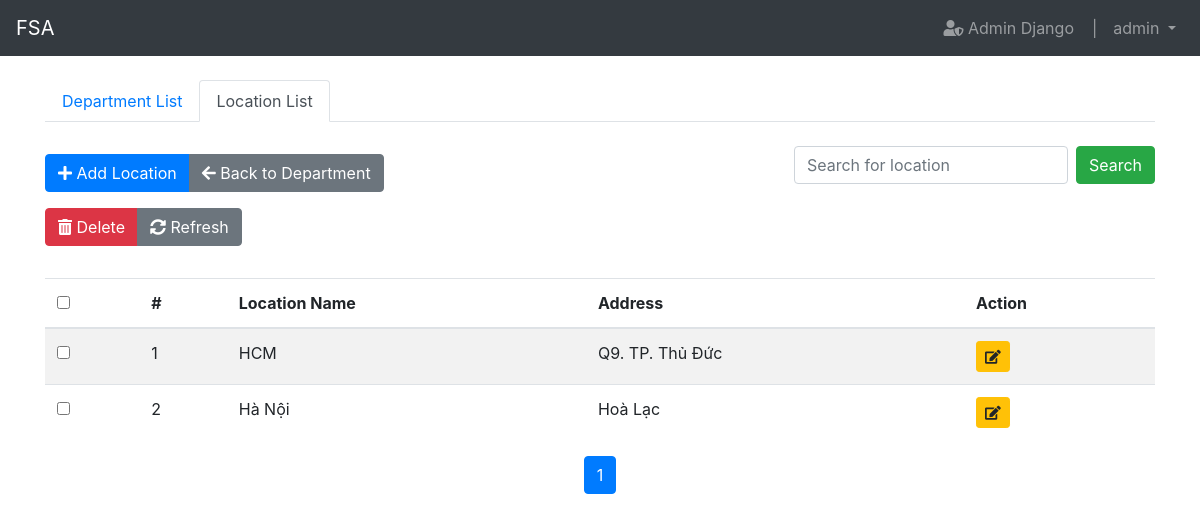
Page /department/locations/ (signed in) on the earlier database version.
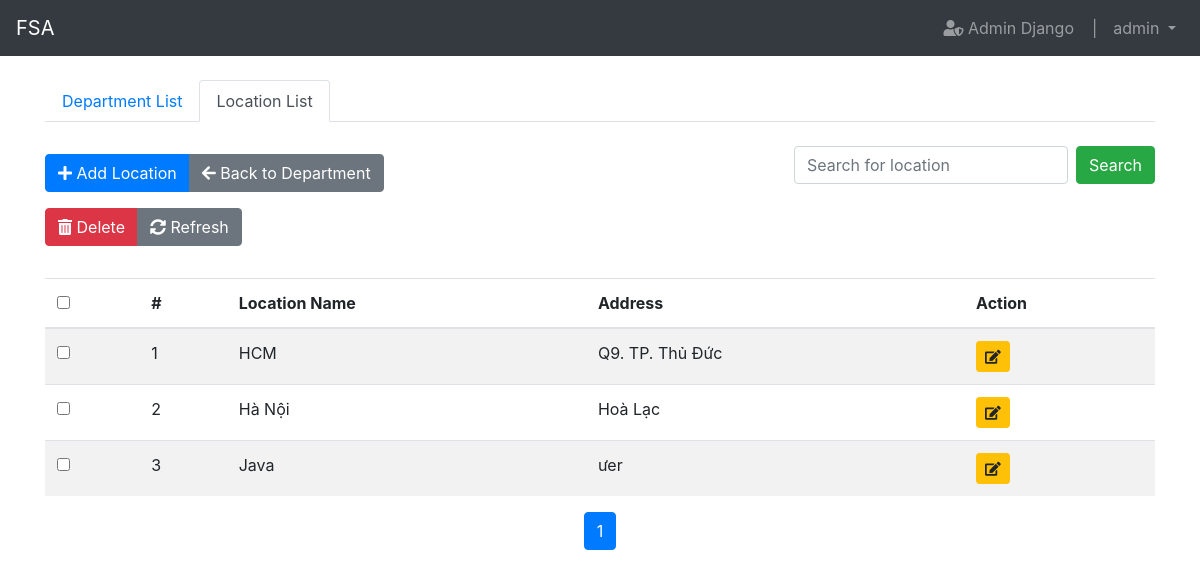
Same page on the later database version.
### user/models.py (models this page shows)
class User(AbstractUser):
    date_joined = models.DateTimeField(auto_now_add=True)
    training_programs = models.ManyToManyField(TrainingProgram)
    modules = models.ManyToManyField(Module, related_name='assigned_users', blank=True)
    groups = models.ManyToManyField(
        Group,
        blank=True,
        help_text='The groups this user belongs to.',
        verbose_name='groups',
        related_name='custom_user_groups',
    )
    user_permissions = models.ManyToManyField(
        Permission,
        blank=True,
        help_text='Specific permissions for this user.',
        verbose_name='user permissions',
        related_name='custom_user_permissions',
    )

### department/models.py (models this page shows, shortened)
class Location(models.Model):
    name = models.CharField(max_length=255)
    address = models.TextField()

### department/views.py (the view)
# urls.py: path('locations/', views.location_list, name='location_list'),
@login_required
def location_list(request):
    query = request.GET.get('search', '')
    locations = Location.objects.filter(name__icontains=query).order_by('name')  # Sắp xếp theo tên
    paginator = Paginator(locations, 5)  # 5 địa điểm mỗi trang
    page_number = request.GET.get('page')
    page_obj = paginator.get_page(page_number)
    return render(request, 'location_list.html', {'page_obj': page_obj, 'query': query})

### user/templatetags/custome_filters.py (called while the page is built)
@register.filter
def multiply(value, arg):
    return value * arg

### department/templates/location_list.html (shortened to what this page needs)
{% extends 'base.html' %}
{% load static %}
{% load custome_filters %}
{% block content %}
<div class="container mt-4">
    <ul class="nav nav-tabs mt-3">
        <li class="nav-item">
            <a class="nav-link" href="{% url 'department:department_list' %}">Department List</a>
        </li>
        <li class="nav-item">
            <a class="nav-link active" href="{% url 'department:location_list' %}">Location List</a>
        </li>
    </ul>
    <div class="mt-3">
        <div class="d-flex justify-content-between align-items-center mb-3">
            <div class="btn-group mt-3">
                <a href="{% url 'department:location_create' %}" class="btn btn-primary" title="Add Location">
                    <i class="fas fa-plus"></i> Add Location
                </a>
                <a href="{% url 'department:department_list' %}" class="btn btn-secondary" title="Back to Department">
                    <i class="fas fa-arrow-left"></i> Back to Department
                </a>
            </div>
            <form method="GET" class="form-inline">
                <input type="text" name="search" class="form-control" placeholder="Search for location" value="{{ query }}">
                <button type="submit" class="btn btn-success ml-2">Search</button>
            </form>
        </div>
        <form id="delete_form" method="POST" action="{% url 'department:location_delete' %}">
            <div class="btn-group mb-3">
                <button type="button" id="delete_button" class="btn btn-danger" title="Delete selected locations">
                    <i class="fas fa-trash-alt"></i> Delete
                </button>
                <a href="{% url 'department:location_list' %}" class="btn btn-secondary" title="Refresh Location List" id="refresh_button">
                    <i class="fas fa-sync-alt"></i> Refresh
                </a>
            </div>
            <table class="table table-striped mt-3">
                <thead>
                    <tr>
                        <th>
                            <input type="checkbox" id="select_all">
                        </th>
                        <th>#</th>
                        <th>Location Name</th>
                        <th>Address</th>
                        <th>Action</th>
                    </tr>
                </thead>
                <tbody>
                    {% if page_obj.object_list %}
                        {% for location in page_obj.object_list %}
                        <tr>
                            <td>
                                <input type="checkbox" name="selected_locations" value="{{ location.pk }}" class="location-checkbox">
                            </td>
                            <td>{{ page_obj.number|add:'-1'|multiply:5|add:forloop.counter }}</td>
                            <td>{{ location.name }}</td>
                            <td>{{ location.address }}</td>
                            <td>
                                <div class="btn-group">
                                    <a href="{% url 'department:location_update' location.pk %}" class="btn btn-warning btn-sm" title="Edit">
                                        <i class="fas fa-edit"></i>
                                    </a>
                                </div>
                            </td>
                        </tr>
                        {% endfor %}
                    {% else %}
                    <tr>
                        <td colspan="5" class="text-center">No locations found.</td>
                    </tr>
                    {% endif %}
                </tbody>
            </table>
        </form>
        <nav aria-label="Page navigation">
            <ul class="pagination justify-content-center">
                {% for num in page_obj.paginator.page_range %}
                    {% if page_obj.number == num %}
                        <li class="page-item active" aria-current="page"><span class="page-link">{{ num }}</span></li>
                    {% else %}
                        <li class="page-item"><a class="page-link" href="?page={{ num }}&search={{ query }}">{{ num }}</a></li>
                    {% endif %}
                {% endfor %}
            </ul>
        </nav>
    </div>
</div>
{% endblock %}

### main/templates/base.html (shortened to what this page needs)
<!DOCTYPE html>
<html lang="en">
<head>
    <link rel="stylesheet" href="https://maxcdn.bootstrapcdn.com/bootstrap/4.5.2/css/bootstrap.min.css">
    <link rel="stylesheet" href="https://cdnjs.cloudflare.com/ajax/libs/font-awesome/5.15.4/css/all.min.css">
</head>
<body>
    <nav class="navbar navbar-expand-lg navbar-dark bg-dark">
        <a class="navbar-brand" href="{% url 'main:home' %}">FSA</a>
        <div class="collapse navbar-collapse">
                {% if request.user.is_authenticated %}
            <ul class="navbar-nav ml-auto">
                <li class="nav-item">
                    <a class="nav-link" href="{% url 'admin:index' %}" target="_blank">
                        <i class="fas fa-user-shield"></i> Admin Django &nbsp;&nbsp;&nbsp;|
                    </a>
                </li>
                <li class="nav-item dropdown">
                    <a class="nav-link dropdown-toggle" href="#" id="navbarDropdown" role="button" data-toggle="dropdown" aria-haspopup="true" aria-expanded="false">
                        {{ request.user.get_full_name|default:request.user.username }}
                    </a>
                </li>
                {% else %}
                <li class="nav-item"><a class="nav-link" href="{% url 'main:register_email' %}">Register</a></li>
                <li class="nav-item"><a class="nav-link" href="{% url 'main:login' %}">Login</a></li>
                {% endif %}
            </ul>
        </div>
    </nav>
    <div class="container-fluid mt-4">
        {% block content %}{% endblock %}
    </div>
</body>
</html>

Differences in the rows shown:
added Location: number|add "3", name "Java", address "ưer"
